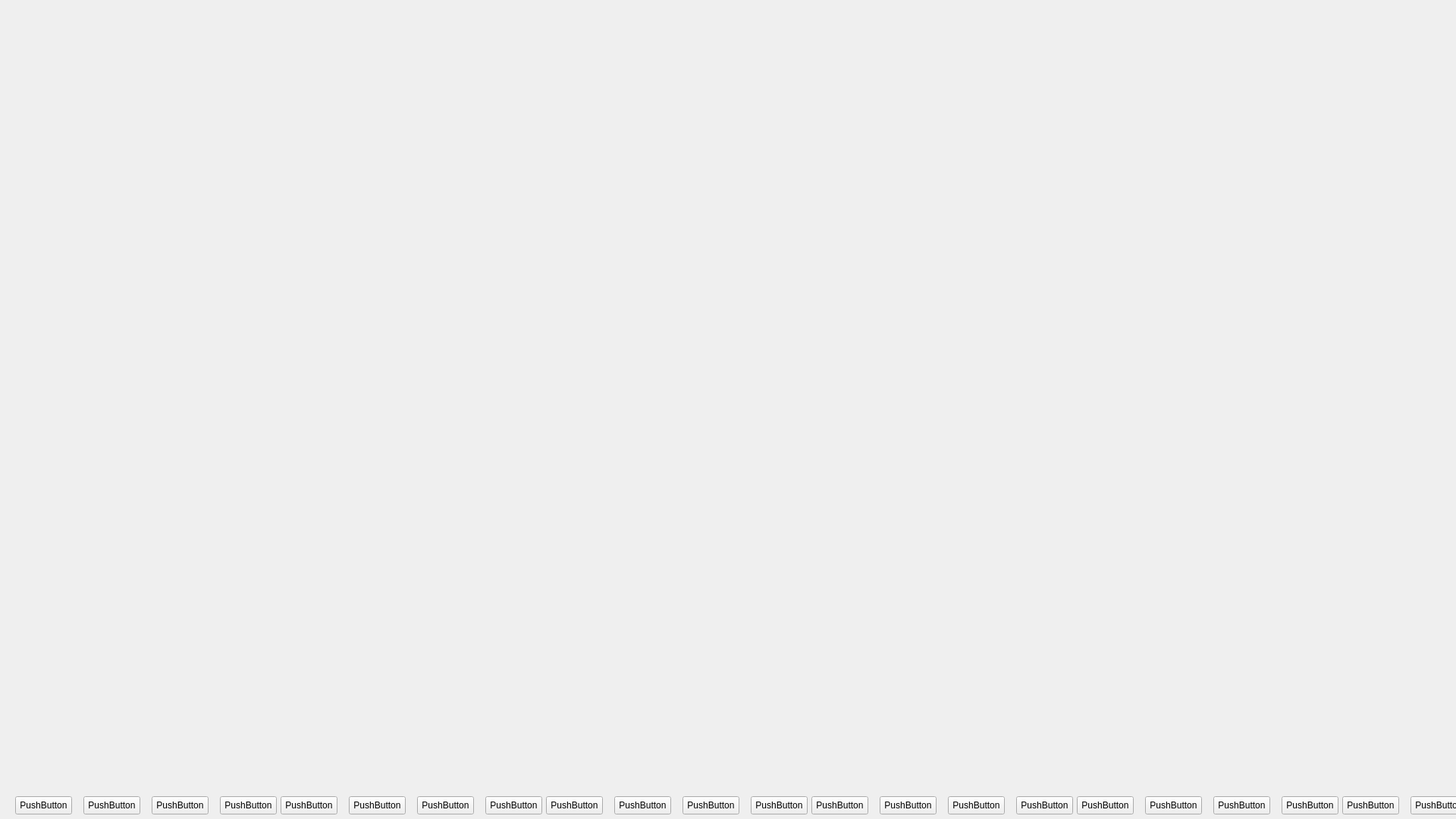
<?xml version="1.0" encoding="UTF-8"?>
<ui version="4.0">
 <class>UI_Widget</class>
 <widget class="QWidget" name="UI_Widget">
  <property name="geometry">
   <rect>
    <x>0</x>
    <y>0</y>
    <width>1920</width>
    <height>1080</height>
   </rect>
  </property>
  <property name="windowTitle">
   <string>Form</string>
  </property>
  <widget class="QPushButton" name="pushButton">
   <property name="geometry">
    <rect>
     <x>20</x>
     <y>1050</y>
     <width>75</width>
     <height>24</height>
    </rect>
   </property>
   <property name="text">
    <string>PushButton</string>
   </property>
  </widget>
  <widget class="QPushButton" name="pushButton_2">
   <property name="geometry">
    <rect>
     <x>110</x>
     <y>1050</y>
     <width>75</width>
     <height>24</height>
    </rect>
   </property>
   <property name="text">
    <string>PushButton</string>
   </property>
  </widget>
  <widget class="QPushButton" name="pushButton_3">
   <property name="geometry">
    <rect>
     <x>200</x>
     <y>1050</y>
     <width>75</width>
     <height>24</height>
    </rect>
   </property>
   <property name="text">
    <string>PushButton</string>
   </property>
  </widget>
  <widget class="QPushButton" name="pushButton_4">
   <property name="geometry">
    <rect>
     <x>290</x>
     <y>1050</y>
     <width>75</width>
     <height>24</height>
    </rect>
   </property>
   <property name="text">
    <string>PushButton</string>
   </property>
  </widget>
  <widget class="QPushButton" name="pushButton_5">
   <property name="geometry">
    <rect>
     <x>370</x>
     <y>1050</y>
     <width>75</width>
     <height>24</height>
    </rect>
   </property>
   <property name="text">
    <string>PushButton</string>
   </property>
  </widget>
  <widget class="QPushButton" name="pushButton_6">
   <property name="geometry">
    <rect>
     <x>550</x>
     <y>1050</y>
     <width>75</width>
     <height>24</height>
    </rect>
   </property>
   <property name="text">
    <string>PushButton</string>
   </property>
  </widget>
  <widget class="QPushButton" name="pushButton_7">
   <property name="geometry">
    <rect>
     <x>460</x>
     <y>1050</y>
     <width>75</width>
     <height>24</height>
    </rect>
   </property>
   <property name="text">
    <string>PushButton</string>
   </property>
  </widget>
  <widget class="QPushButton" name="pushButton_8">
   <property name="geometry">
    <rect>
     <x>640</x>
     <y>1050</y>
     <width>75</width>
     <height>24</height>
    </rect>
   </property>
   <property name="text">
    <string>PushButton</string>
   </property>
  </widget>
  <widget class="QPushButton" name="pushButton_9">
   <property name="geometry">
    <rect>
     <x>720</x>
     <y>1050</y>
     <width>75</width>
     <height>24</height>
    </rect>
   </property>
   <property name="text">
    <string>PushButton</string>
   </property>
  </widget>
  <widget class="QPushButton" name="pushButton_10">
   <property name="geometry">
    <rect>
     <x>900</x>
     <y>1050</y>
     <width>75</width>
     <height>24</height>
    </rect>
   </property>
   <property name="text">
    <string>PushButton</string>
   </property>
  </widget>
  <widget class="QPushButton" name="pushButton_11">
   <property name="geometry">
    <rect>
     <x>1340</x>
     <y>1050</y>
     <width>75</width>
     <height>24</height>
    </rect>
   </property>
   <property name="text">
    <string>PushButton</string>
   </property>
  </widget>
  <widget class="QPushButton" name="pushButton_12">
   <property name="geometry">
    <rect>
     <x>1070</x>
     <y>1050</y>
     <width>75</width>
     <height>24</height>
    </rect>
   </property>
   <property name="text">
    <string>PushButton</string>
   </property>
  </widget>
  <widget class="QPushButton" name="pushButton_13">
   <property name="geometry">
    <rect>
     <x>810</x>
     <y>1050</y>
     <width>75</width>
     <height>24</height>
    </rect>
   </property>
   <property name="text">
    <string>PushButton</string>
   </property>
  </widget>
  <widget class="QPushButton" name="pushButton_14">
   <property name="geometry">
    <rect>
     <x>1250</x>
     <y>1050</y>
     <width>75</width>
     <height>24</height>
    </rect>
   </property>
   <property name="text">
    <string>PushButton</string>
   </property>
  </widget>
  <widget class="QPushButton" name="pushButton_15">
   <property name="geometry">
    <rect>
     <x>990</x>
     <y>1050</y>
     <width>75</width>
     <height>24</height>
    </rect>
   </property>
   <property name="text">
    <string>PushButton</string>
   </property>
  </widget>
  <widget class="QPushButton" name="pushButton_16">
   <property name="geometry">
    <rect>
     <x>1160</x>
     <y>1050</y>
     <width>75</width>
     <height>24</height>
    </rect>
   </property>
   <property name="text">
    <string>PushButton</string>
   </property>
  </widget>
  <widget class="QPushButton" name="pushButton_17">
   <property name="geometry">
    <rect>
     <x>1420</x>
     <y>1050</y>
     <width>75</width>
     <height>24</height>
    </rect>
   </property>
   <property name="text">
    <string>PushButton</string>
   </property>
  </widget>
  <widget class="QPushButton" name="pushButton_18">
   <property name="geometry">
    <rect>
     <x>1600</x>
     <y>1050</y>
     <width>75</width>
     <height>24</height>
    </rect>
   </property>
   <property name="text">
    <string>PushButton</string>
   </property>
  </widget>
  <widget class="QPushButton" name="pushButton_19">
   <property name="geometry">
    <rect>
     <x>2040</x>
     <y>1050</y>
     <width>75</width>
     <height>24</height>
    </rect>
   </property>
   <property name="text">
    <string>PushButton</string>
   </property>
  </widget>
  <widget class="QPushButton" name="pushButton_20">
   <property name="geometry">
    <rect>
     <x>1770</x>
     <y>1050</y>
     <width>75</width>
     <height>24</height>
    </rect>
   </property>
   <property name="text">
    <string>PushButton</string>
   </property>
  </widget>
  <widget class="QPushButton" name="pushButton_21">
   <property name="geometry">
    <rect>
     <x>1510</x>
     <y>1050</y>
     <width>75</width>
     <height>24</height>
    </rect>
   </property>
   <property name="text">
    <string>PushButton</string>
   </property>
  </widget>
  <widget class="QPushButton" name="pushButton_22">
   <property name="geometry">
    <rect>
     <x>1950</x>
     <y>1050</y>
     <width>75</width>
     <height>24</height>
    </rect>
   </property>
   <property name="text">
    <string>PushButton</string>
   </property>
  </widget>
  <widget class="QPushButton" name="pushButton_23">
   <property name="geometry">
    <rect>
     <x>1690</x>
     <y>1050</y>
     <width>75</width>
     <height>24</height>
    </rect>
   </property>
   <property name="text">
    <string>PushButton</string>
   </property>
  </widget>
  <widget class="QPushButton" name="pushButton_24">
   <property name="geometry">
    <rect>
     <x>1860</x>
     <y>1050</y>
     <width>75</width>
     <height>24</height>
    </rect>
   </property>
   <property name="text">
    <string>PushButton</string>
   </property>
  </widget>
 </widget>
 <resources/>
 <connections/>
</ui>
